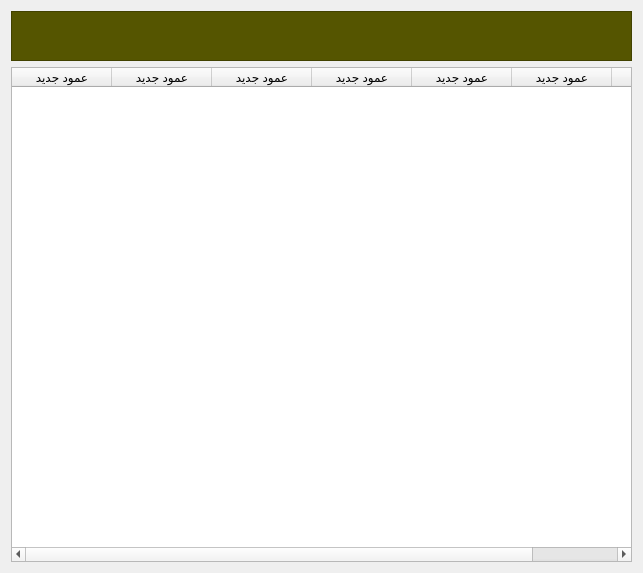
<?xml version="1.0" encoding="UTF-8"?>
<ui version="4.0">
 <class>Form</class>
 <widget class="QWidget" name="Form">
  <property name="geometry">
   <rect>
    <x>0</x>
    <y>0</y>
    <width>643</width>
    <height>573</height>
   </rect>
  </property>
  <property name="windowTitle">
   <string>Form</string>
  </property>
  <layout class="QVBoxLayout" name="verticalLayout">
   <item>
    <widget class="QFrame" name="frame">
     <property name="minimumSize">
      <size>
       <width>0</width>
       <height>50</height>
      </size>
     </property>
     <property name="styleSheet">
      <string notr="true">background-color: rgb(85, 85, 0);</string>
     </property>
     <property name="frameShape">
      <enum>QFrame::StyledPanel</enum>
     </property>
     <property name="frameShadow">
      <enum>QFrame::Raised</enum>
     </property>
    </widget>
   </item>
   <item>
    <widget class="QTableWidget" name="datatable">
     <column>
      <property name="text">
       <string>عمود جديد</string>
      </property>
     </column>
     <column>
      <property name="text">
       <string>عمود جديد</string>
      </property>
     </column>
     <column>
      <property name="text">
       <string>عمود جديد</string>
      </property>
     </column>
     <column>
      <property name="text">
       <string>عمود جديد</string>
      </property>
     </column>
     <column>
      <property name="text">
       <string>عمود جديد</string>
      </property>
     </column>
     <column>
      <property name="text">
       <string>عمود جديد</string>
      </property>
     </column>
     <column>
      <property name="text">
       <string>عمود جديد</string>
      </property>
     </column>
    </widget>
   </item>
  </layout>
 </widget>
 <resources/>
 <connections/>
</ui>
